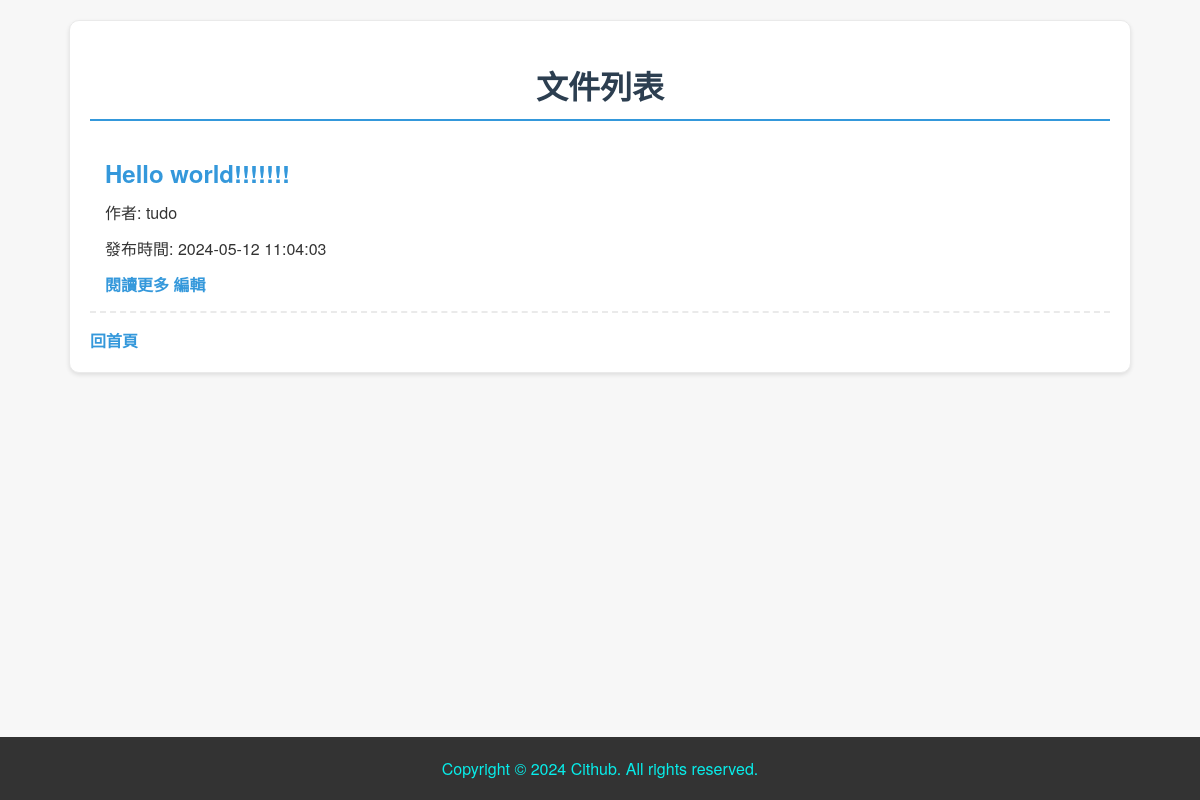
Before: /files with the older database file.
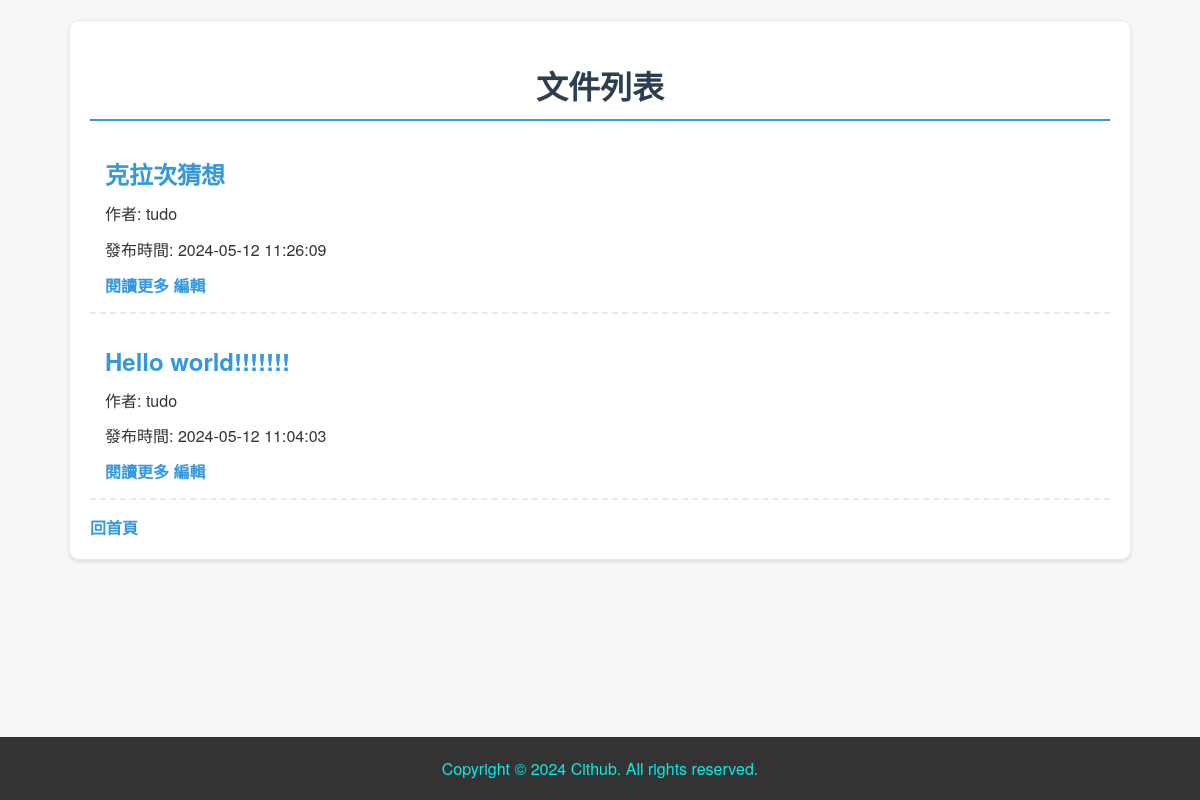
After: the same page with the newer database file.
### tables this page shows
CREATE TABLE posts (
            id INTEGER PRIMARY KEY AUTOINCREMENT,
            user_id INTEGER,
            title TEXT,
            content TEXT,
            created_at DATETIME DEFAULT CURRENT_TIMESTAMP,
            FOREIGN KEY(user_id) REFERENCES users(id)
        );

CREATE TABLE users (
            id INTEGER PRIMARY KEY AUTOINCREMENT,
            username TEXT NOT NULL UNIQUE,
            password TEXT NOT NULL,
            email TEXT NOT NULL UNIQUE
        );

### app1.py (the view)
@app.route("/files")
def list_md_files():
    conn = get_db_connection()
    post_rows = conn.execute('''
    SELECT p.id, p.title, p.content, p.created_at, u.username
    FROM posts p
    JOIN users u ON p.user_id = u.id
    ORDER BY p.created_at DESC
    ''').fetchall()
    conn.close()
    posts = [dict(post) for post in post_rows]
    return render_template('files.html', posts=posts)

### app1.py (called while the page is built)
def get_db_connection():
    conn = sqlite3.connect(DATABASE)
    conn.row_factory = sqlite3.Row
    return conn

@app.before_request
def rate_limit():
    ip = request.remote_addr
    now = time.time()
    if ip not in request_count:
        request_count[ip] = []
    request_count[ip] = [timestamp for timestamp in request_count[ip] if now - timestamp < TIME_WINDOW]
    if len(request_count[ip]) >= RATE_LIMIT:
        return jsonify({"message": "請求過於頻繁，請稍後再試。"}), 429
    request_count[ip].append(now)

@app.before_request
def log_request_info():
    executor.submit(log_message, f"IP: {request.remote_addr}, URL: {request.url}")

### templates/files.html (shortened to what this page needs)
<!DOCTYPE html>
<html lang="zh-tw">
<head>
</head>
<body>
    <div class="container">
        <h1>文件列表</h1>
        {% for post in posts %}
            <div class="post">
                <h2>{{ post.title }}</h2>
                <p>作者:
                    {% if post.username == 'admin' %}
                        <span class="admin">{{ post.username }}</span>
                    {% elif post.username == 'Moderator' %}
                        <span class="Moderator">{{ post.username }}</span>
                    {% else %}
                        {{ post.username }}
                    {% endif %}
                </p>
                <p>發布時間: {{ post.created_at }}</p>
                <a href="{{ url_for('view_file', post_id=post.id) }}">閱讀更多</a>
                <a href="{{ url_for('edit_post', post_id=post['id']) }}">編輯</a>
            </div>
        {% endfor %}
        <footer>Copyright &copy; 2024 Cithub. All rights reserved.</footer>
        <a href="/index">回首頁</a>
    </div>
</body>
</html>

Changed rows visible on the page:
added posts: title "克拉次猜想", username "tudo", created_at "2024-05-12 11:26:09"
